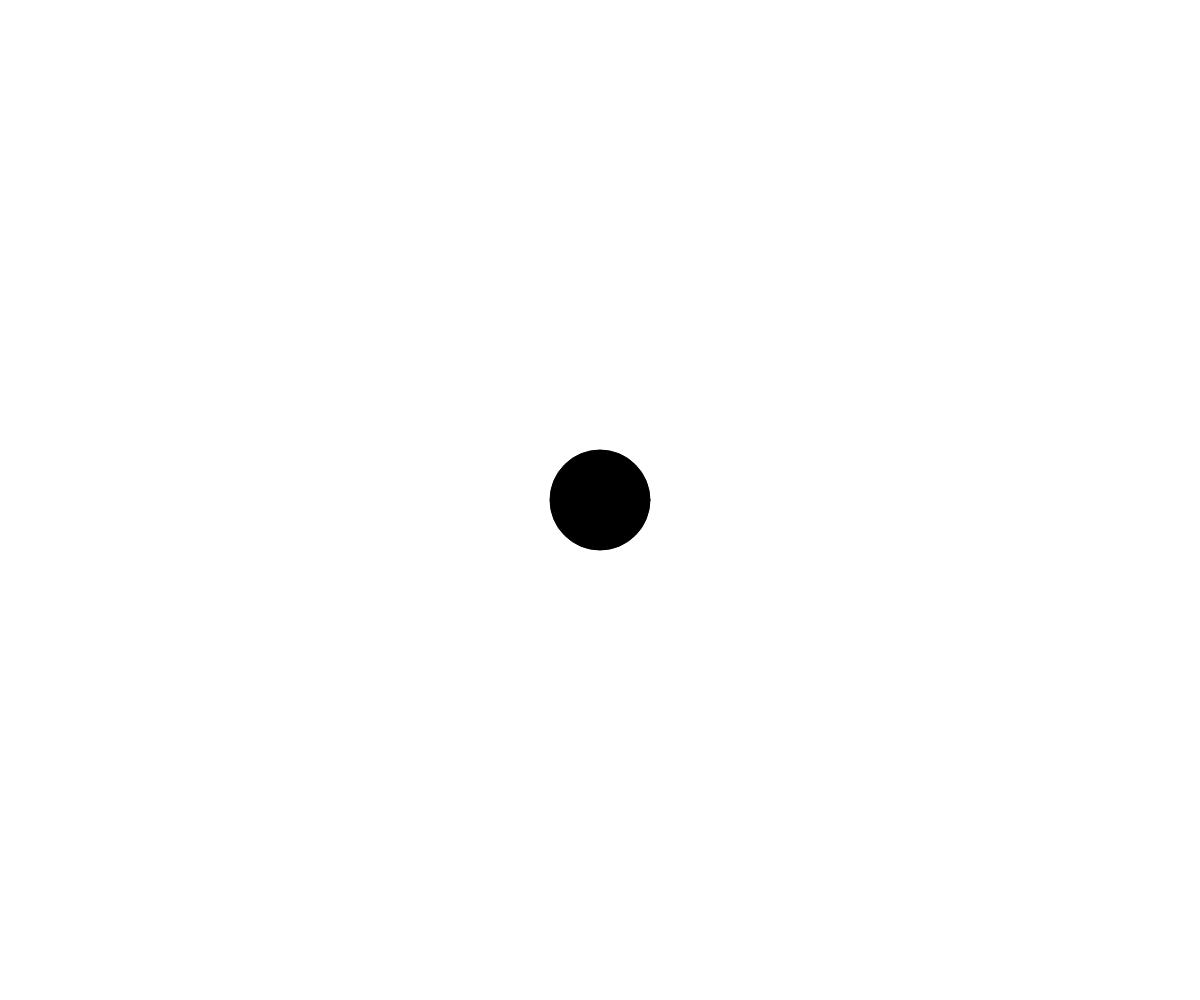
Frame 1 (no input)
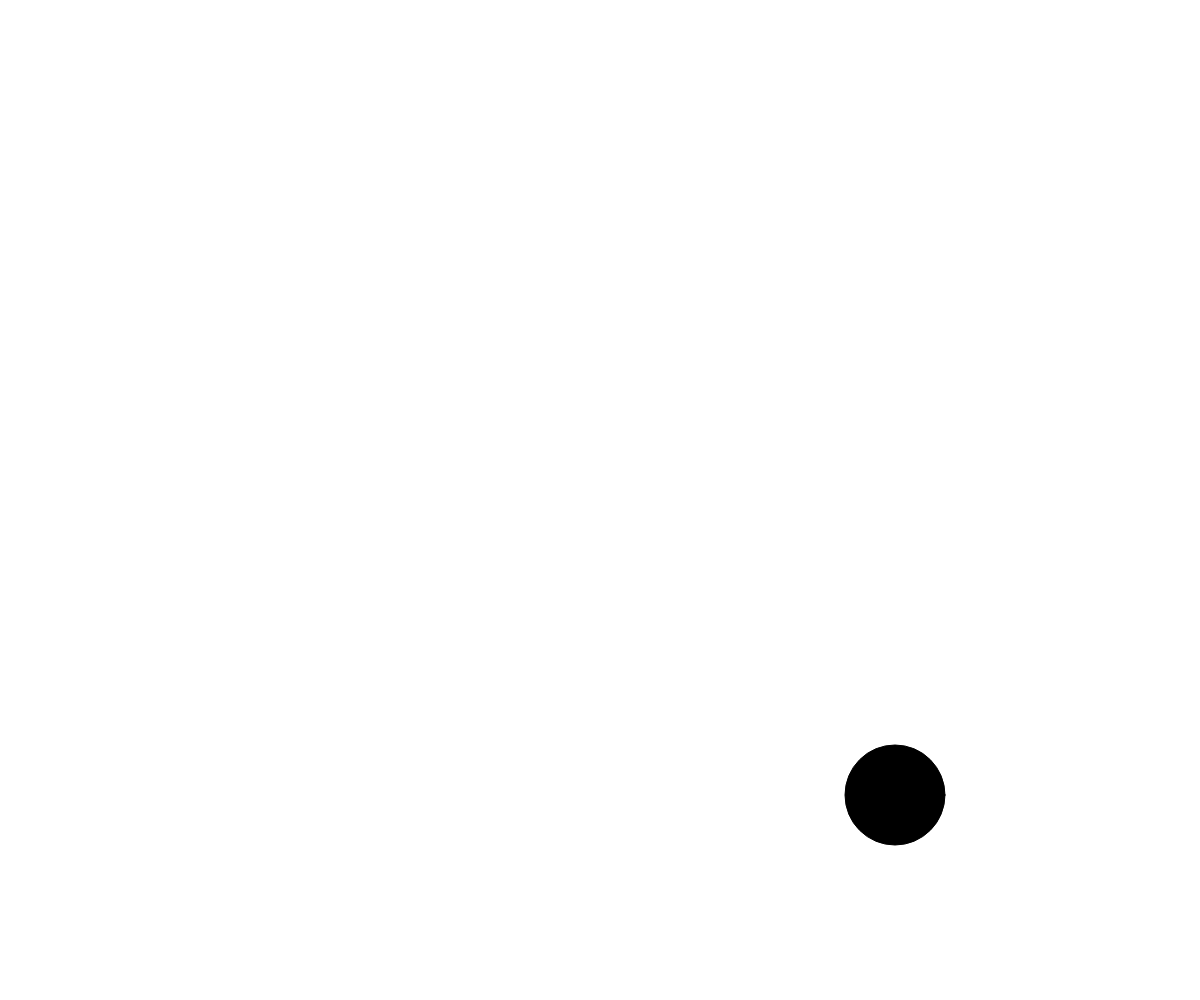
Frame 60 (no input)
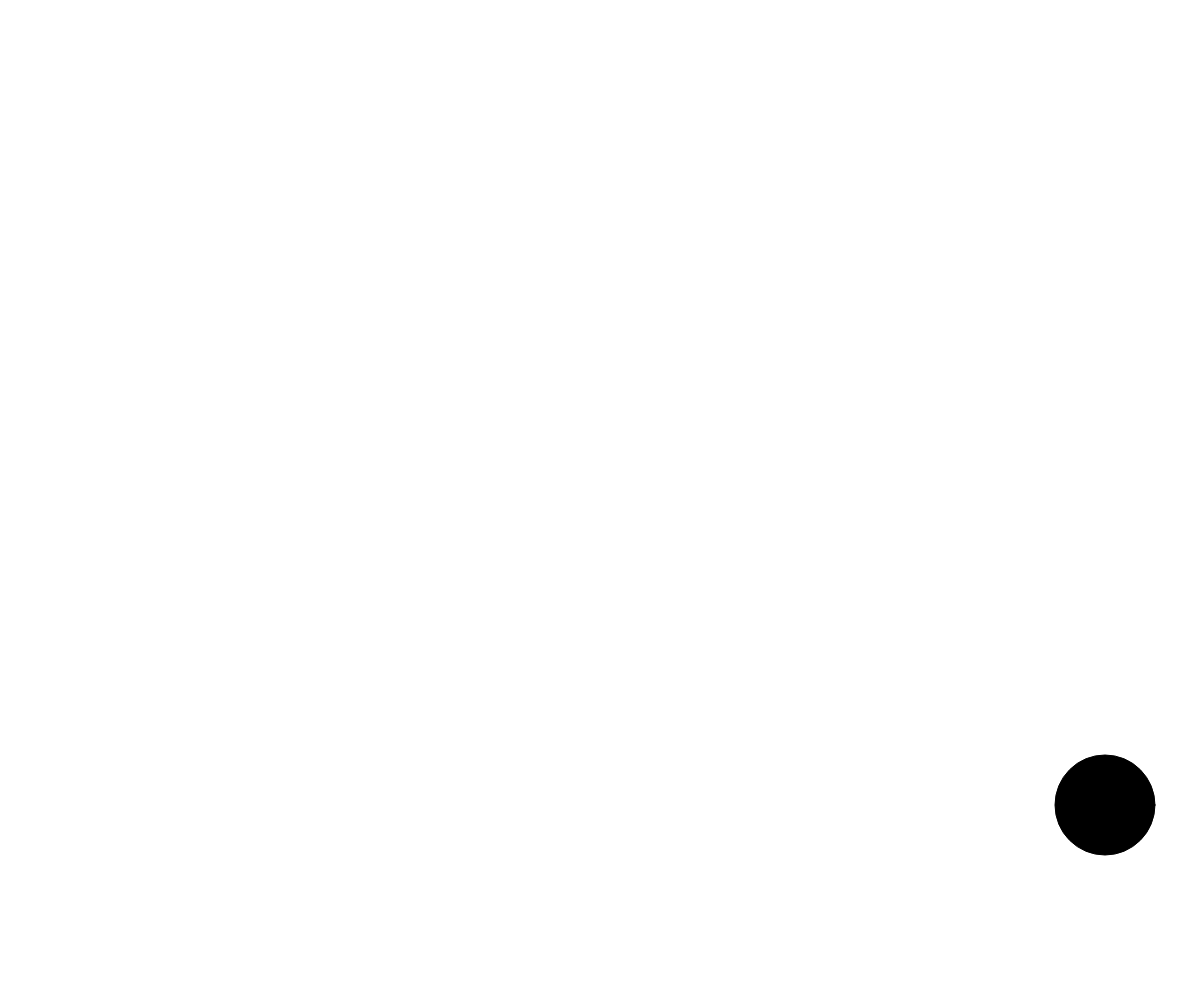
Frame 120 (the mouse pressed at the canvas centre since frame 60)

The p5.js sketch that drew these frames (run headless with seeded random() and noise() and a simulated clock; from frame 60 on, the mouse is pressed at the canvas centre):

// p5.js sketch
// ── sketch.js
// Project Title
// Your Name
// Date
//
// Extra for Experts:
// - describe what you did to take this project "above and beyond"


let backgroundColour = 255;
let radius = 100;
let rectSize = 100;
let Xpos;
let Ypos;

let dx = 5
let dy = 5

let mode = 'circle';

function setup() {
  createCanvas(windowWidth, windowHeight);
  console.log(width + " Width " + height + " Height ");
  Xpos = width/2;
  Ypos = height/2;
  
}


function draw() {
  fill(0)
  background(backgroundColour);
  //left right movement//
  if(mode === 'circle'){
    circleBounce()
  }
  else if (mode === 'rect'){
    rectBounce()
  }
  Xpos += dx
  Ypos += dy
}

function windowResized(){
  setup()
}

function circleBounce(){
  circle(Xpos, Ypos, radius)
  if(Xpos >= width - radius/2 || Xpos <= 0 + radius/2){
    dx *= -1
  }
  if(Ypos >= height - radius/2 || Ypos <= 0 + radius/2){
    dy *= -1
  }
}

function rectBounce(){
  rect(Xpos - rectSize/2, Ypos - rectSize, rectSize, rectSize*2)
  if(Xpos >= width - rectSize/2 || Xpos <= 0 + rectSize/2){
    dx *= -1
  }
  if(Ypos >= height - rectSize || Ypos <= 0 + rectSize){
    dy *= -1
  }
}

function keyPressed(){
  if(key === 'r'){
    mode = 'rect'
    Xpos = width/2;
    Ypos = height/2;
  }
  if(key === 'c'){
    mode = 'circle'
    Xpos = width/2;
    Ypos = height/2;
  }
}
